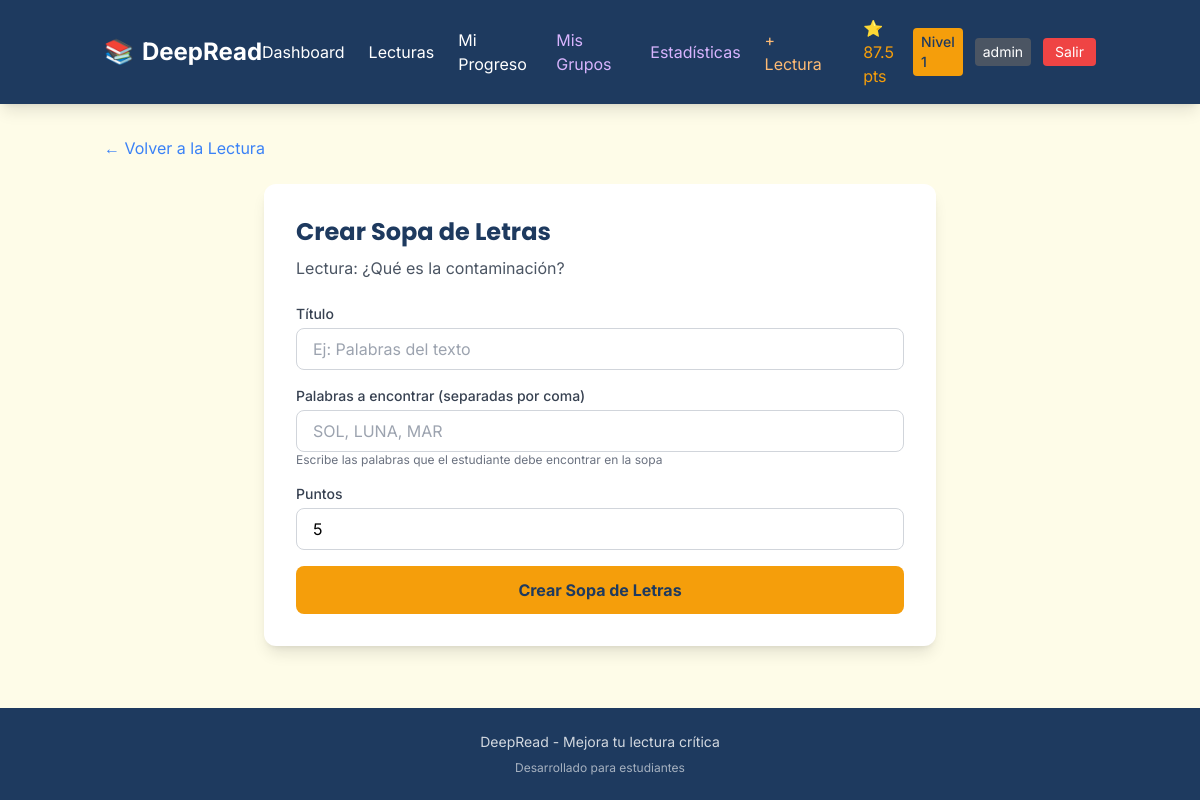
Page /lectura/1/crear_actividad (signed in) on the committed database.
### models/user.py (models this page shows, shortened)
class Usuario(db.Model, UserMixin):
    __tablename__ = 'usuarios'
    id = db.Column(db.Integer, primary_key=True)
    username = db.Column(db.String(50), unique=True, nullable=False)
    email = db.Column(db.String(100), unique=True, nullable=False)
    password_hash = db.Column(db.String(255), nullable=False)
    rol = db.Column(db.String(20), default='estudiante')
    tipo_usuario = db.Column(db.String(20), default='gratuito')
    nivel_actual = db.Column(db.Integer, default=1)
    puntos_totales = db.Column(db.Integer, default=0)
    racha_dias = db.Column(db.Integer, default=0)
    ultimo_login = db.Column(db.Date, default=None)
    fecha_creacion = db.Column(db.DateTime, default=datetime.utcnow)
    def es_admin(self):
        return self.rol == 'admin'
    def es_profesor(self):
        return self.rol in ['profesor', 'admin']

### models/lectura.py (models this page shows, shortened)
class Lectura(db.Model):
    __tablename__ = 'lecturas'
    id = db.Column(db.Integer, primary_key=True)
    titulo = db.Column(db.String(200), nullable=False)
    contenido = db.Column(db.Text, nullable=False)
    nivel = db.Column(db.Integer, nullable=False)
    tiempo_estimado_minutos = db.Column(db.Integer, nullable=False)
    puntos_recompensa = db.Column(db.Integer, nullable=False)
    categoria = db.Column(db.String(50))
    activa = db.Column(db.Boolean, default=True)
    es_publica = db.Column(db.Boolean, default=True)
    fecha_cierre = db.Column(db.DateTime, nullable=True)
    cerrada = db.Column(db.Boolean, default=False)
    intentos_maximos = db.Column(db.Integer, default=3)
    profesor_id = db.Column(db.Integer, db.ForeignKey('usuarios.id'), nullable=True)
    grupo_id = db.Column(db.Integer, db.ForeignKey('grupos.id'), nullable=True)

### routes/admin.py (the view, shortened to what this page needs)
@admin_bp.route('/lectura/<int:lectura_id>/crear_actividad', methods=['GET', 'POST'])
@login_required
def crear_actividad(lectura_id):
    from models.actividad import Actividad
    lectura = db.session.get(Lectura, lectura_id)
    if not lectura:
        flash('Lectura no encontrada', 'error')
        return redirect(url_for('main.dashboard'))
    if not current_user.es_admin() and not current_user.es_profesor():
        flash('No tienes permiso', 'error')
        return redirect(url_for('main.dashboard'))
    es_dueno = False
    if current_user.es_admin():
        es_dueno = True
    if not es_dueno:
        flash('No tienes permiso para esta lectura', 'error')
        return redirect(url_for('main.dashboard'))
    return render_template('crear_actividad.html', lectura=lectura)

### app.py (called while the page is built)
@login_manager.user_loader
def load_user(user_id):
    return db.session.get(Usuario, int(user_id))

### templates/crear_actividad.html (shortened to what this page needs)
{% extends "base.html" %}
{% block content %}
<div class="container mx-auto px-4 py-8">
    <div class="mb-6">
        <a href="{{ url_for('main.ver_lectura', lectura_id=lectura.id) }}" class="text-secondary hover:text-blue-600">
            ← Volver a la Lectura
        </a>
    </div>
    <div class="bg-white rounded-xl shadow-lg p-8 max-w-2xl mx-auto">
        <h1 class="text-2xl font-bold text-primary mb-2">Crear Sopa de Letras</h1>
        <p class="text-gray-600 mb-6">Lectura: {{ lectura.titulo }}</p>
        <form method="POST" action="{{ url_for('admin.crear_actividad', lectura_id=lectura.id) }}" class="space-y-4">
            <div>
                <label class="block text-sm font-medium text-gray-700 mb-1">Título</label>
                <input type="text" name="titulo" required class="w-full px-4 py-2 border border-gray-300 rounded-lg" placeholder="Ej: Palabras del texto">
            </div>
            <div>
                <label class="block text-sm font-medium text-gray-700 mb-1">Palabras a encontrar (separadas por coma)</label>
                <input type="text" name="palabras_sopa" required class="w-full px-4 py-2 border border-gray-300 rounded-lg" placeholder="SOL, LUNA, MAR">
                <p class="text-xs text-gray-500">Escribe las palabras que el estudiante debe encontrar en la sopa</p>
            </div>
            <div>
                <label class="block text-sm font-medium text-gray-700 mb-1">Puntos</label>
                <input type="number" name="puntos" value="5" class="w-full px-4 py-2 border border-gray-300 rounded-lg">
            </div>
            <button type="submit" class="w-full bg-accent hover:opacity-90 text-primary py-3 rounded-lg font-bold">
                Crear Sopa de Letras
            </button>
        </form>
    </div>
</div>
{% endblock %}

### templates/base.html (shortened to what this page needs)
<!DOCTYPE html>
<html lang="es">
<head>
    <script src="https://cdn.tailwindcss.com"></script>
</head>
<body class="bg-cream min-h-screen flex flex-col">
    {% block header %}
    <header class="bg-primary text-white shadow-lg">
        <nav class="container mx-auto px-4 py-4 flex items-center justify-between">
            <a href="{{ url_for('main.index') }}" class="text-2xl font-bold flex items-center gap-2">
                <span class="text-accent">📚</span> DeepRead
            </a>
            <div class="hidden md:flex items-center gap-6">
                {% if current_user.is_authenticated %}
                    <a href="{{ url_for('main.dashboard') }}" class="hover:text-accent transition">Dashboard</a>
                    <a href="{{ url_for('main.lecturas') }}" class="hover:text-accent transition">Lecturas</a>
                    <a href="{{ url_for('main.progreso') }}" class="hover:text-accent transition">Mi Progreso</a>
                    <a href="{{ url_for('main.mis_grupos') }}" class="hover:text-accent transition text-purple-300">Mis Grupos</a>
                    {% if current_user.es_admin() %}
                    <a href="{{ url_for('admin.ver_estadisticas') }}" class="hover:text-accent transition text-purple-300">Estadísticas</a>
                    <a href="{{ url_for('admin.crear_lectura_publica') }}" class="hover:text-accent transition text-orange-300">+ Lectura</a>
                    {% endif %}
                    <div class="flex items-center gap-3 ml-4">
                        <span class="text-accent">⭐ {{ current_user.puntos_totales }} pts</span>
                        <span class="bg-accent text-primary px-2 py-1 rounded text-sm font-medium">Nivel {{ current_user.nivel_actual }}</span>
                        <span class="bg-gray-600 px-2 py-1 rounded text-sm text-white">{{ current_user.rol }}</span>
                        <a href="{{ url_for('auth.logout') }}" class="bg-red-500 hover:bg-red-600 px-3 py-1 rounded text-sm transition">Salir</a>
                    </div>
                {% else %}
                    <a href="{{ url_for('auth.login') }}" class="hover:text-accent transition">Iniciar Sesión</a>
                    <a href="{{ url_for('auth.register') }}" class="bg-accent text-primary px-4 py-2 rounded-lg font-medium hover:opacity-90 transition">Registrarse</a>
                {% endif %}
            </div>
        </nav>
    </header>
    {% endblock %}
    <main class="flex-grow">
        {% block content %}{% endblock %}
    </main>
    <footer class="bg-primary text-white py-6 mt-auto">
        <div class="container mx-auto px-4 text-center">
            <p class="text-sm opacity-80">DeepRead - Mejora tu lectura crítica</p>
            <p class="text-xs opacity-60 mt-2">Desarrollado para estudiantes</p>
        </div>
    </footer>
</body>
</html>

### templates/base.html (style rules this page uses)
body { font-family: 'Inter', sans-serif; }
h1, h2, h3, h4, h5, h6 { font-family: 'Poppins', sans-serif; }

### rows in the picture
Usuario: puntos_totales "87.5", nivel_actual "1", rol "admin"
Lectura: titulo "¿Qué es la contaminación?"
